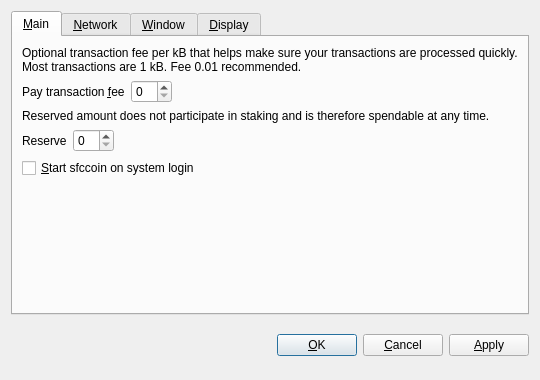
<?xml version="1.0" encoding="UTF-8"?>
<ui version="4.0">
 <class>OptionsDialog</class>
 <widget class="QDialog" name="OptionsDialog">
  <property name="geometry">
   <rect>
    <x>0</x>
    <y>0</y>
    <width>540</width>
    <height>380</height>
   </rect>
  </property>
  <property name="windowTitle">
   <string>Options</string>
  </property>
  <property name="styleSheet">
   <string notr="true">background-image: url(:/images/bkg2);
background-image: url(:/images/gr);</string>
  </property>
  <property name="modal">
   <bool>true</bool>
  </property>
  <layout class="QVBoxLayout" name="verticalLayout">
   <item>
    <widget class="QTabWidget" name="tabWidget">
     <property name="tabPosition">
      <enum>QTabWidget::North</enum>
     </property>
     <property name="currentIndex">
      <number>0</number>
     </property>
     <widget class="QWidget" name="tabMain">
      <attribute name="title">
       <string>&amp;Main</string>
      </attribute>
      <layout class="QVBoxLayout" name="verticalLayout_Main">
       <item>
        <widget class="QLabel" name="transactionFeeInfoLabel">
         <property name="text">
          <string>Optional transaction fee per kB that helps make sure your transactions are processed quickly. Most transactions are 1 kB. Fee 0.01 recommended.</string>
         </property>
         <property name="textFormat">
          <enum>Qt::PlainText</enum>
         </property>
         <property name="wordWrap">
          <bool>true</bool>
         </property>
        </widget>
       </item>
       <item>
        <layout class="QHBoxLayout" name="horizontalLayoutFee">
         <item>
          <widget class="QLabel" name="transactionFeeLabel">
           <property name="text">
            <string>Pay transaction &amp;fee</string>
           </property>
           <property name="textFormat">
            <enum>Qt::PlainText</enum>
           </property>
           <property name="buddy">
            <cstring>transactionFee</cstring>
           </property>
          </widget>
         </item>
         <item>
          <widget class="BitcoinAmountField" name="transactionFee"/>
         </item>
         <item>
          <spacer name="horizontalSpacerFee">
           <property name="orientation">
            <enum>Qt::Horizontal</enum>
           </property>
           <property name="sizeHint" stdset="0">
            <size>
             <width>40</width>
             <height>20</height>
            </size>
           </property>
          </spacer>
         </item>
        </layout>
       </item>
       <item>
        <widget class="QLabel" name="reserveBalanceInfoLabel">
         <property name="text">
          <string>Reserved amount does not participate in staking and is therefore spendable at any time.</string>
         </property>
         <property name="textFormat">
          <enum>Qt::PlainText</enum>
         </property>
         <property name="wordWrap">
          <bool>true</bool>
         </property>
        </widget>
       </item>
       <item>
        <layout class="QHBoxLayout" name="horizontalLayoutReserveBalance">
         <item>
          <widget class="QLabel" name="reserveBalanceLabel">
           <property name="text">
            <string>Reserve</string>
           </property>
           <property name="textFormat">
            <enum>Qt::PlainText</enum>
           </property>
           <property name="buddy">
            <cstring>reserveBalance</cstring>
           </property>
          </widget>
         </item>
         <item>
          <widget class="BitcoinAmountField" name="reserveBalance"/>
         </item>
         <item>
          <spacer name="horizontalSpacerReserveBalance">
           <property name="orientation">
            <enum>Qt::Horizontal</enum>
           </property>
           <property name="sizeHint" stdset="0">
            <size>
             <width>40</width>
             <height>20</height>
            </size>
           </property>
          </spacer>
         </item>
        </layout>
       </item>
       <item>
        <widget class="QCheckBox" name="bitcoinAtStartup">
         <property name="toolTip">
          <string>Automatically start sfccoin after logging in to the system.</string>
         </property>
         <property name="text">
          <string>&amp;Start sfccoin on system login</string>
         </property>
        </widget>
       </item>
       <item>
        <spacer name="verticalSpacer_Main">
         <property name="orientation">
          <enum>Qt::Vertical</enum>
         </property>
         <property name="sizeHint" stdset="0">
          <size>
           <width>20</width>
           <height>40</height>
          </size>
         </property>
        </spacer>
       </item>
      </layout>
     </widget>
     <widget class="QWidget" name="tabNetwork">
      <attribute name="title">
       <string>&amp;Network</string>
      </attribute>
      <layout class="QVBoxLayout" name="verticalLayout_Network">
       <item>
        <widget class="QCheckBox" name="mapPortUpnp">
         <property name="toolTip">
          <string>Automatically open the sfccoin client port on the router. This only works when your router supports UPnP and it is enabled.</string>
         </property>
         <property name="text">
          <string>Map port using &amp;UPnP</string>
         </property>
        </widget>
       </item>
       <item>
        <widget class="QCheckBox" name="connectSocks">
         <property name="toolTip">
          <string>Connect to the sfccoin network through a SOCKS proxy (e.g. when connecting through Tor).</string>
         </property>
         <property name="text">
          <string>&amp;Connect through SOCKS proxy:</string>
         </property>
        </widget>
       </item>
       <item>
        <layout class="QHBoxLayout" name="horizontalLayout_Network">
         <item>
          <widget class="QLabel" name="proxyIpLabel">
           <property name="text">
            <string>Proxy &amp;IP:</string>
           </property>
           <property name="textFormat">
            <enum>Qt::PlainText</enum>
           </property>
           <property name="buddy">
            <cstring>proxyIp</cstring>
           </property>
          </widget>
         </item>
         <item>
          <widget class="QValidatedLineEdit" name="proxyIp">
           <property name="maximumSize">
            <size>
             <width>140</width>
             <height>16777215</height>
            </size>
           </property>
           <property name="toolTip">
            <string>IP address of the proxy (e.g. 127.0.0.1)</string>
           </property>
          </widget>
         </item>
         <item>
          <widget class="QLabel" name="proxyPortLabel">
           <property name="text">
            <string>&amp;Port:</string>
           </property>
           <property name="textFormat">
            <enum>Qt::PlainText</enum>
           </property>
           <property name="buddy">
            <cstring>proxyPort</cstring>
           </property>
          </widget>
         </item>
         <item>
          <widget class="QLineEdit" name="proxyPort">
           <property name="maximumSize">
            <size>
             <width>55</width>
             <height>16777215</height>
            </size>
           </property>
           <property name="toolTip">
            <string>Port of the proxy (e.g. 9050)</string>
           </property>
          </widget>
         </item>
         <item>
          <widget class="QLabel" name="socksVersionLabel">
           <property name="text">
            <string>SOCKS &amp;Version:</string>
           </property>
           <property name="textFormat">
            <enum>Qt::PlainText</enum>
           </property>
           <property name="buddy">
            <cstring>socksVersion</cstring>
           </property>
          </widget>
         </item>
         <item>
          <widget class="QValueComboBox" name="socksVersion">
           <property name="toolTip">
            <string>SOCKS version of the proxy (e.g. 5)</string>
           </property>
          </widget>
         </item>
         <item>
          <spacer name="horizontalSpacer_Network">
           <property name="orientation">
            <enum>Qt::Horizontal</enum>
           </property>
           <property name="sizeHint" stdset="0">
            <size>
             <width>40</width>
             <height>20</height>
            </size>
           </property>
          </spacer>
         </item>
        </layout>
       </item>
       <item>
        <spacer name="verticalSpacer_Network">
         <property name="orientation">
          <enum>Qt::Vertical</enum>
         </property>
         <property name="sizeHint" stdset="0">
          <size>
           <width>20</width>
           <height>40</height>
          </size>
         </property>
        </spacer>
       </item>
      </layout>
     </widget>
     <widget class="QWidget" name="tabWindow">
      <attribute name="title">
       <string>&amp;Window</string>
      </attribute>
      <layout class="QVBoxLayout" name="verticalLayout_Window">
       <item>
        <widget class="QCheckBox" name="minimizeToTray">
         <property name="toolTip">
          <string>Show only a tray icon after minimizing the window.</string>
         </property>
         <property name="text">
          <string>&amp;Minimize to the tray instead of the taskbar</string>
         </property>
        </widget>
       </item>
       <item>
        <widget class="QCheckBox" name="minimizeOnClose">
         <property name="toolTip">
          <string>Minimize instead of exit the application when the window is closed. When this option is enabled, the application will be closed only after selecting Quit in the menu.</string>
         </property>
         <property name="text">
          <string>M&amp;inimize on close</string>
         </property>
        </widget>
       </item>
       <item>
        <spacer name="verticalSpacer_Window">
         <property name="orientation">
          <enum>Qt::Vertical</enum>
         </property>
         <property name="sizeHint" stdset="0">
          <size>
           <width>20</width>
           <height>40</height>
          </size>
         </property>
        </spacer>
       </item>
      </layout>
     </widget>
     <widget class="QWidget" name="tabDisplay">
      <attribute name="title">
       <string>&amp;Display</string>
      </attribute>
      <layout class="QVBoxLayout" name="verticalLayout_Display">
       <item>
        <layout class="QHBoxLayout" name="horizontalLayout_1_Display">
         <item>
          <widget class="QLabel" name="langLabel">
           <property name="text">
            <string>User Interface &amp;language:</string>
           </property>
           <property name="textFormat">
            <enum>Qt::PlainText</enum>
           </property>
           <property name="buddy">
            <cstring>lang</cstring>
           </property>
          </widget>
         </item>
         <item>
          <widget class="QValueComboBox" name="lang">
           <property name="toolTip">
            <string>The user interface language can be set here. This setting will take effect after restarting sfccoin.</string>
           </property>
          </widget>
         </item>
        </layout>
       </item>
       <item>
        <layout class="QHBoxLayout" name="horizontalLayout_2_Display">
         <item>
          <widget class="QLabel" name="unitLabel">
           <property name="text">
            <string>&amp;Unit to show amounts in:</string>
           </property>
           <property name="textFormat">
            <enum>Qt::PlainText</enum>
           </property>
           <property name="buddy">
            <cstring>unit</cstring>
           </property>
          </widget>
         </item>
         <item>
          <widget class="QValueComboBox" name="unit">
           <property name="toolTip">
            <string>Choose the default subdivision unit to show in the interface and when sending coins.</string>
           </property>
          </widget>
         </item>
        </layout>
       </item>
       <item>
        <widget class="QCheckBox" name="displayAddresses">
         <property name="toolTip">
          <string>Whether to show sfccoin addresses in the transaction list or not.</string>
         </property>
         <property name="text">
          <string>&amp;Display addresses in transaction list</string>
         </property>
        </widget>
       </item>
       <item>
        <widget class="QCheckBox" name="coinControlFeatures">
         <property name="toolTip">
          <string>Whether to show coin control features or not.</string>
         </property>
         <property name="text">
          <string>Display coin &amp;control features (experts only!)</string>
         </property>
        </widget>
       </item>
       <item>
        <spacer name="verticalSpacer_Display">
         <property name="orientation">
          <enum>Qt::Vertical</enum>
         </property>
         <property name="sizeHint" stdset="0">
          <size>
           <width>20</width>
           <height>40</height>
          </size>
         </property>
        </spacer>
       </item>
      </layout>
     </widget>
    </widget>
   </item>
   <item>
    <layout class="QHBoxLayout" name="horizontalLayout_Buttons">
     <item>
      <spacer name="horizontalSpacer_1">
       <property name="orientation">
        <enum>Qt::Horizontal</enum>
       </property>
       <property name="sizeHint" stdset="0">
        <size>
         <width>40</width>
         <height>48</height>
        </size>
       </property>
      </spacer>
     </item>
     <item>
      <widget class="QLabel" name="statusLabel">
       <property name="font">
        <font>
         <weight>75</weight>
         <bold>true</bold>
        </font>
       </property>
       <property name="text">
        <string/>
       </property>
       <property name="textFormat">
        <enum>Qt::PlainText</enum>
       </property>
       <property name="wordWrap">
        <bool>true</bool>
       </property>
      </widget>
     </item>
     <item>
      <spacer name="horizontalSpacer_2">
       <property name="orientation">
        <enum>Qt::Horizontal</enum>
       </property>
       <property name="sizeHint" stdset="0">
        <size>
         <width>40</width>
         <height>48</height>
        </size>
       </property>
      </spacer>
     </item>
     <item>
      <widget class="QPushButton" name="okButton">
       <property name="text">
        <string>&amp;OK</string>
       </property>
      </widget>
     </item>
     <item>
      <widget class="QPushButton" name="cancelButton">
       <property name="text">
        <string>&amp;Cancel</string>
       </property>
       <property name="autoDefault">
        <bool>false</bool>
       </property>
      </widget>
     </item>
     <item>
      <widget class="QPushButton" name="applyButton">
       <property name="text">
        <string>&amp;Apply</string>
       </property>
       <property name="autoDefault">
        <bool>false</bool>
       </property>
      </widget>
     </item>
    </layout>
   </item>
  </layout>
 </widget>
 <customwidgets>
  <customwidget>
   <class>BitcoinAmountField</class>
   <extends>QSpinBox</extends>
   <header>bitcoinamountfield.h</header>
   <container>1</container>
  </customwidget>
  <customwidget>
   <class>QValidatedLineEdit</class>
   <extends>QLineEdit</extends>
   <header>qvalidatedlineedit.h</header>
  </customwidget>
  <customwidget>
   <class>QValueComboBox</class>
   <extends>QComboBox</extends>
   <header>qvaluecombobox.h</header>
  </customwidget>
 </customwidgets>
 <resources/>
 <connections/>
</ui>
